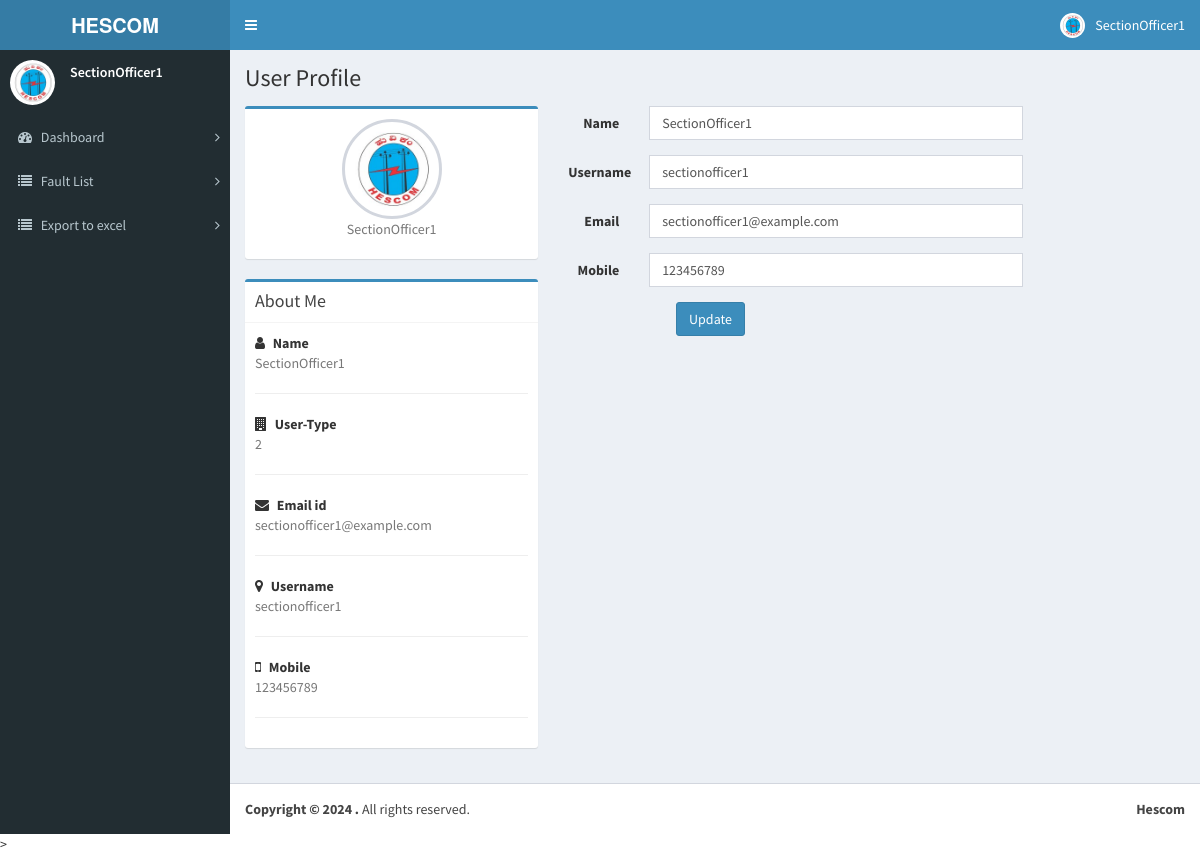
Screenshot of /profile.php (signed in) with the database file from the repository.
### tables this page shows
CREATE TABLE `users` (
  `UID` int NOT NULL AUTO_INCREMENT,
  `UTNO` int NOT NULL,
  `NAME` varchar(64) NOT NULL,
  `EMAIL` varchar(64) NOT NULL,
  `USERNAME` varchar(64) NOT NULL,
  `PASSWORD` varchar(64) NOT NULL,
  `PHONE` bigint NOT NULL,
  `CDATE` datetime DEFAULT NULL,
  PRIMARY KEY (`UID`),
  KEY `UTNO` (`UTNO`),
  CONSTRAINT `users_ibfk_1` FOREIGN KEY (`UTNO`) REFERENCES `usertype` (`UTNO`)
);

### pages/required/functions.php (called while the page is built, shortened)
<?php
function db_one($sql_query)
{
	include ('db_connection.php');
	$result = mysqli_query($con, $sql_query);
	$row = mysqli_fetch_assoc($result);
	return $row;
}
?>

### profile.php (the view, shortened to what this page needs)
<?php ini_set('display_errors', 1);
if (session_id() == '') {
  $uid = $_SESSION['uid'];
}
include ('pages/required/db_connection.php');
include ('pages/required/functions.php');
$loggen_in_query = "SELECT u.*,DATE_FORMAT(u.CDATE, '%b %Y') AS member_since
								FROM users u
								WHERE u.UID=" . $uid;
$login_query_result = db_one($loggen_in_query);
?>
<!DOCTYPE html>
<html>
<head>
  <link rel="stylesheet" href="bootstrap/css/bootstrap.min.css">
  <link rel="stylesheet" href="https://cdnjs.cloudflare.com/ajax/libs/font-awesome/4.5.0/css/font-awesome.min.css">
  <link rel="stylesheet" href="https://cdnjs.cloudflare.com/ajax/libs/ionicons/2.0.1/css/ionicons.min.css">
  <link rel="stylesheet" href="dist/css/AdminLTE.min.css">
  <link rel="stylesheet" href="dist/css/skins/_all-skins.min.css">
</head>
<body class="hold-transition skin-blue sidebar-mini">
  <div class="wrapper">
    <?php include ('header.php'); ?>
    <?php include ('sidebar.php'); ?>
    <div class="content-wrapper">
      <section class="content-header">
        <h1>
          User Profile
        </h1>
      </section>
      <section class="content">
        <div class="row">
          <div class="col-md-4">
            <div class="box box-primary">
              <div class="box-body box-profile">
                <img class="profile-user-img img-responsive img-circle" src="images/hescom.jpg"
                  alt="User profile picture">
                <p class="text-muted text-center"> <?php echo $_SESSION['name'] ?></p>
              </div>
            </div>
            <div class="box box-primary">
              <div class="box-header with-border">
                <h3 class="box-title">About Me</h3>
              </div>
              <div class="box-body">
                <strong><i class="fa fa-user margin-r-5"></i> Name</strong>
                <p class="text-muted">
                  <?php echo $login_query_result['NAME']; ?>
                </p>
                <hr>
                <strong><i class="fa fa-building margin-r-5"></i> User-Type</strong>
                <p class="text-muted"><?php echo $login_query_result['UTNO']; ?></p>
                <hr>
                <strong><i class="fa fa-envelope margin-r-5"></i> Email id</strong>
                <p class="text-muted">
                  <?php echo $login_query_result['EMAIL']; ?>
                </p>
                <hr>
                <strong><i class="fa fa-map-marker margin-r-5"></i> Username</strong>
                <p class="text-muted"><?php echo $login_query_result['USERNAME']; ?></p>
                <hr>
                <strong><i class="fa fa-mobile margin-r-5"></i> Mobile</strong>
                <p class="text-muted"><?php echo $login_query_result['PHONE']; ?></p>
                <hr>
              </div>
            </div>
          </div>
          <div class="col-md-6">
            <div class="tab-pane" id="settings">
              <form method="POST" id="profile_update" name="profile_update" class="form-horizontal">
                <div class="form-group">
                  <label for="inputName" class="col-sm-2 control-label">Name</label>
                  <div class="col-sm-10">
                    <input type="text" class="form-control" name="inputName" id="inputName" placeholder="Name"
                      value="<?php echo $login_query_result['NAME']; ?>">
                  </div>
                </div>
                <div class="form-group">
                  <label for="inputUsername" class="col-sm-2 control-label">Username</label>
                  <div class="col-sm-10">
                    <input type="text" class="form-control" name="inputUsername" placeholder="Username"
                      value="<?php echo $login_query_result['USERNAME']; ?>">
                  </div>
                </div>
                <div class="form-group">
                  <label for="inputEmail" class="col-sm-2 control-label">Email</label>
                  <div class="col-sm-10">
                    <input type="text" class="form-control" name="inputEmail" placeholder="email"
                      value="<?php echo $login_query_result['EMAIL']; ?>">
                  </div>
                </div>
                <div class="form-group">
                  <label for="inputMobile" class="col-sm-2 control-label">Mobile</label>
                  <div class="col-sm-10">
                    <input type="text" class="form-control" name="inputMobile" placeholder="Mobile"
                      value="<?php echo $login_query_result['PHONE']; ?>">
                  </div>
                </div>
                <div style="width:230px;" align="center">
                  <div class="col-sm-10">
                    <button type="submit" class="btn btn-primary pull-right" name="profile_update"> Update </button>
                  </div>
                </div>
              </form>
            </div>
          </div>
        </div>
    </div>
    <?php include ('footer.php'); ?>
  </div>
  >
</body>
</html>

### rows the page displays
users: NAME "SectionOfficer1", UTNO "2", EMAIL "sectionofficer1@example.com", USERNAME "sectionofficer1", PHONE "123456789", inputName "SectionOfficer1", inputUsername "sectionofficer1", inputEmail "sectionofficer1@example.com", inputMobile "123456789"

### other values shown
$_SESSION['name'] "SectionOfficer1"
